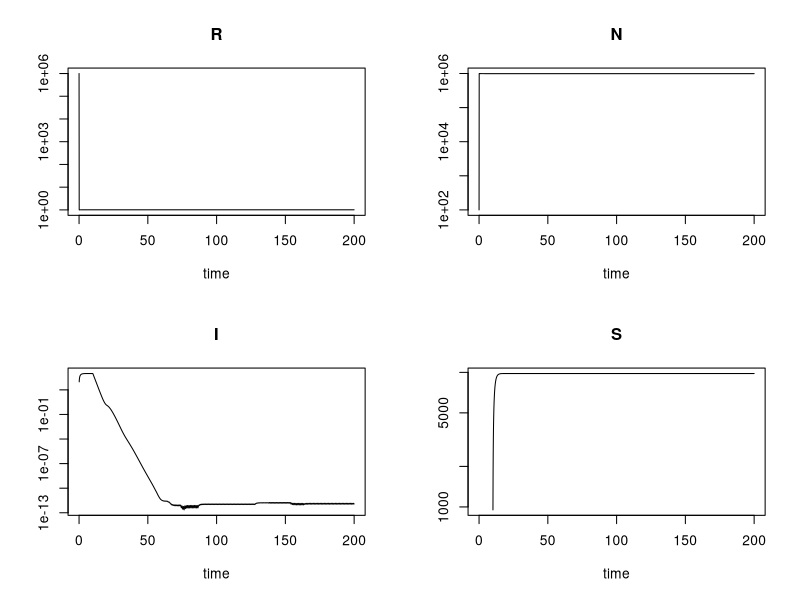
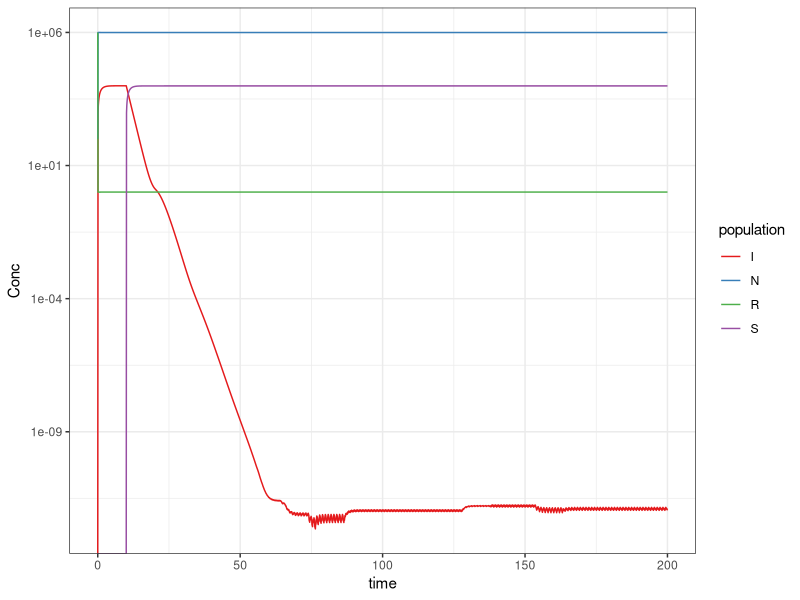
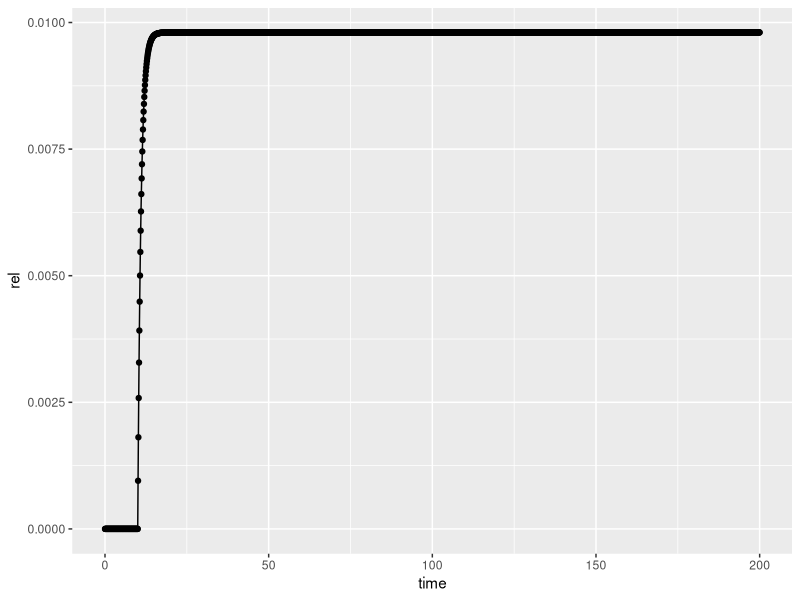
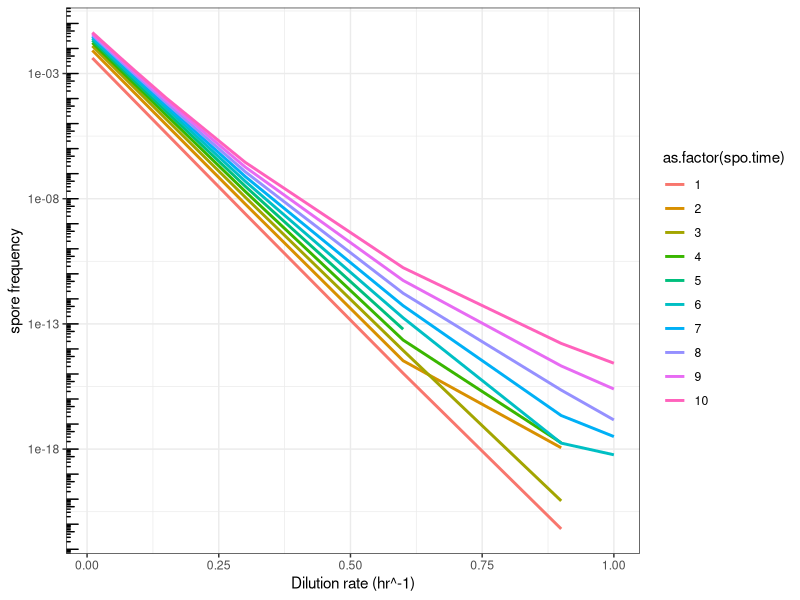

These charts were generated, in order, by the following R code:
# In this code I will model a chemostat in which a sporulating bacteria os grown

#Clear environment
rm(list=ls())
pd=par()
#Load necessary library
library(deSolve)
library(tidyverse)

## Model with multi stage sporulation
#Define system of differential equations for resource and bacteria
chemostat <- function(t,current,params){
  with(as.list(c(params,current)), {
    if (t <= t.spo)
      Ilag <- 0
    else {
      Ilag <- lagvalue((t-t.spo),2) 
      Ilag <- prob_spor * Ilag
     
      # print(paste(t,Ilag))
    }
    
    
    
    #list the equations for the derivatives of each state variable
    #R is the resource
    dR <- D * (R_in - R) - mu * R * N 
    
    #N are the cells in vegetative growth
    dN <- mu * R * N + prob_actv * S - prob_spor * N  - D * N 
    
    # I are cells intiated to sporulate
    dI <- prob_spor * N - Ilag - D*I
    
    # S are the spores
    dS <- Ilag - prob_actv * S - D*S
    
   
    results <- c(dR, dN, dI, dS)
    return (list(results))
  })
}



###define parameters
# resource in inflow
R_in <- 1e6
#dilution rate
D <- 1
# growth rate
mu <- D
# time of sporulation parameter
t.spo <- 10

# probaility of sporulation
prob_spor <- 0.01
#probability of reactivation of spores
prob_actv <- 0.01

# all parameters together
params <- c(R_in, D, mu, t.spo, prob_spor, prob_actv)

#declare initial conditions for state variables
current0 <- c(R = R_in, N = 100, I=0,S=0)

#define the time to run model
t <- seq (0, 200, by=.1)

#solve the model and save the output
out <- dede(current0, t, chemostat, params)

plot (out,log='y')




out.l <- gather(as.data.frame(out), key='population', value='Conc', c("R","N","I","S"))
# ggplot(out.l[out.l$population!='R',], aes(x=time, y=Conc))+
ggplot(out.l, aes(x=time, y=Conc))+
  geom_line(aes(color=population))+
  scale_y_log10()+
  theme_bw()+
  scale_colour_brewer(palette='Set1')

rel <- as.data.frame(out)
rel$all <- apply(X = rel[,3:5],MARGIN = 1,FUN = sum)
rel$rel <- rel$S/rel$all
qplot(data=rel, x=time, y=rel)+geom_line()


#####
# spore ratio
###define parameters
# resource in inflow
R_in <- 1e6
#dilution rate
D <- 0.25
# growth rate
mu <- D
# time of sporulation parameter
t.spo <- 2

# probaility of sporulation
prob_spor <- 0.01
#probability of reactivation of spores
prob_actv <- 0.01

# all parameters together
params <- c(R_in, D, mu, t.spo, prob_spor, prob_actv)

#declare initial conditions for state variables
current0 <- c(R = R_in, N = 100, I=0,S=0)

#define the time to run model
t <- seq (0, 50, by=.1)


d.rates <- data.frame(dilution=rep(c(0.01,0.03,0.06,0.09,0.15,0.3,0.6,0.9,1),10), 
                      spo.time= as.numeric(rep(1:10,each=9)),ratio=NA)

for (i in 1:nrow(d.rates)){
  #dilution rate
  D <- d.rates$dilution[i]
  t.spo <- d.rates$spo.time[i]
  # all parameters together
  params <- c(R_in, D, mu, t.spo, prob_spor, prob_actv)
  #solve the model and save the output
  out <- dede(current0, t, chemostat, params)
  rel <- as.data.frame(out)
  rel$all <- apply(X = rel[,3:5],MARGIN = 1,FUN = sum)
  rel$rel <- rel$I/rel$all
  d.rates$ratio[i] <- rel$rel[length(rel$rel)]
}

ggplot(d.rates, aes(x=dilution, y=ratio))+
  geom_line(aes(color=as.factor(spo.time)),size=1)+
  scale_y_log10()+
  ylab("spore frequency")+
  xlab("Dilution rate (hr^-1)")+ theme_bw()+
  annotation_logticks(sides = 'l')
  
